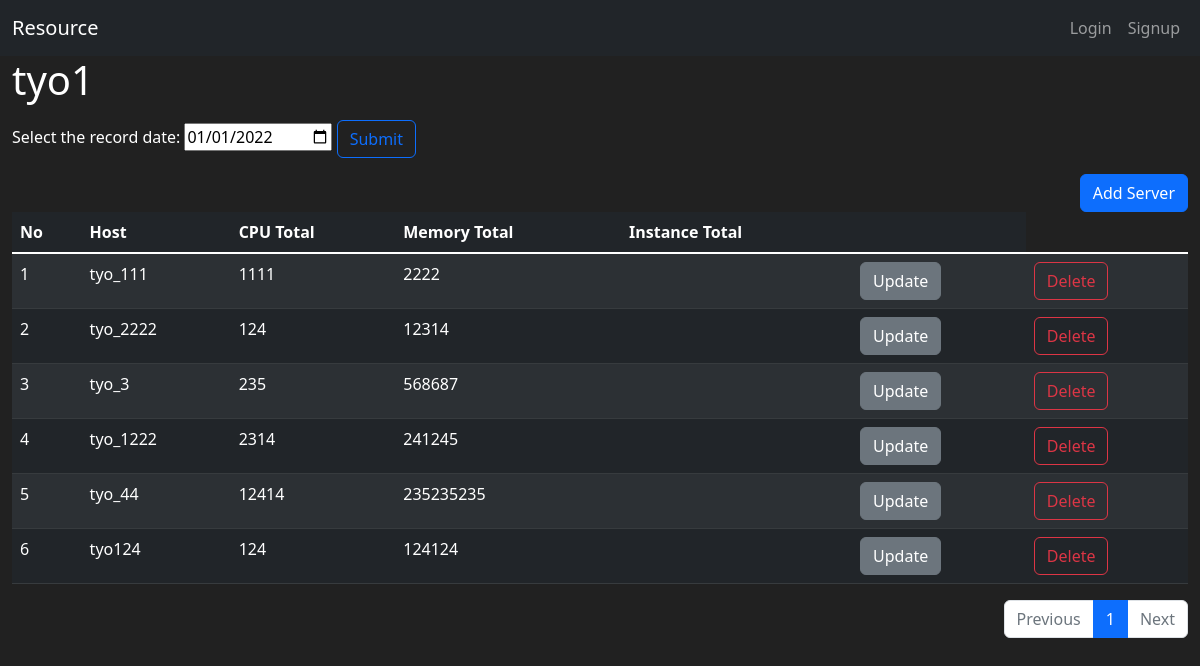
/region/3/, run on the app's committed database.
### resource/models.py (models this page shows, shortened)
class Region(db.Model):
    id = db.Column(db.Integer, primary_key=True)
    name = db.Column(db.String(100), nullable=False, unique=True)

class Server(db.Model):
    id = db.Column(db.Integer, primary_key=True)
    region_id = db.Column(db.Integer(), db.ForeignKey(
        'region.id'))
    region = db.relationship('Region', backref=db.backref(
        'servers', cascade='all, delete-orphan'))
    host = db.Column(db.String(100), nullable=False, unique=True)
    cpu = db.Column(db.Integer(), nullable=False)
    memory = db.Column(db.Integer(), nullable=False)
    storage = db.Column(db.Integer(), nullable=False)

### resource/views/region_views.py (the view)
@bp.route('/<int:region_id>/', methods=["GET"])
def detail(region_id):
    regions = Region.query.all()
    region = Region.query.get_or_404(region_id)
    page = request.args.get('page', type=int, default=1)
    servers = Server.query.filter_by(region_id=region_id)
    servers = servers.paginate(page, per_page=10)
    form = DateForm()
    if form.validate_on_submit():
        record_date = form.date.data
    return render_template('region/region_detail.html', regions=regions, region=region, servers=servers, form=form)

### resource/forms.py
class DateForm(FlaskForm):
    date = DateField('Date', format='%Y%m%d', validators=[DataRequired()])

### resource/views/auth_views.py (called while the page is built)
@bp.before_app_request
def load_logged_in_user():
    user_id = session.get('user_id')
    if user_id is None:
        g.user = None
    else:
        g.user = User.query.get(user_id)

### resource/templates/region/region_detail.html (shortened to what this page needs)
{% extends "base.html" %}
{% block content %}
<div class="container-fluid">
    <h1>{{ region.name }}</h1>
    <form action="{{ url_for('region.usage_detail', region_id=region.id) }}" class="my-3">
        <label for="date">Select the record date:
          <input type="date" id="date" name="date" value="2022-01-01">
          <button type="submit" class="btn btn-outline-primary">Submit</button>
        </label>
    </form>
    <div class="d-grid gap-2 d-md-flex justify-content-md-end">
        <a class="btn btn-primary" href="{{ url_for('server.create', region_id=region.id) }}" role="button">Add Server</a>
    </div>
    <table class="table table-hover table-striped table-dark">
        <thead>
        <tr>
            <th scope="col">No</th>
            <th scope="col">Host</th>
            <th scope="col">CPU Total</th>
            <th scope="col">Memory Total</th>
            <th scope="col">Instance Total</th>
            <th scope="col"></th>
        </tr>
        </thead>
        <tbody class="table-group-divider">
            {% for server in servers.items %}
        <tr>
            <td>{{ ((servers.page-1) * servers.per_page) + loop.index }}</td>
            <td>{{ server.host }}</td>
            <td>{{ server.cpu }}</td>
            <td>{{ server.memory }}</td>
            <td>{{ server.instance }}</td>
            <td>
                <a class="btn btn-secondary" href="{{ url_for('server.update', server_id=server.id) }}" role="button">Update</a>
            </td>
            <td>
                <button class="btn btn-outline-danger" type="button" data-bs-toggle="modal" data-bs-target="#modal_delete_server-{{ server.id }}">Delete</button>
            </td>
        </tr>
        {% endfor %}
        </tbody>
    </table>
    <ul class="pagination justify-content-end">
        {% if servers.has_prev %}
            <li class="page-item">
                <a class="page-link" href="?page={{ servers.prev_num }}">prev</a>
            </li>
        {% else %}
            <li class="page-item disabled">
                <a class="page-link" tabindex="-1" aria-disabled="true" href="javascript:void(0)">Previous</a>
            </li>
        {% endif %}
        {% for page_num in servers.iter_pages() %}
            {% if page_num %}
                {% if page_num != servers.page %}
                    <li class="page-item">
                        <a class="page-link" href="?page={{ page_num }}">{{ page_num }}</a>
                    </li>
                {% else %}
                    <li class="page-item active" aria-current="page">
                        <a class="page-link" href="javascript:void(0)">{{ page_num }}</a>
                    </li>
                {% endif %}
            {% else %}
                <li class="disabled">
                    <a class="page-link" href="javascript:void(0)">...</a>
                </li>
            {% endif %}
        {% endfor %}
        {% if servers.has_next %}
            <li class="page-item">
                <a class="page-link" href="?page={{ servers.next_num }}">Next</a>
            </li>
        {% else %}
            <li class="page-item disabled">
                <a class="page-link" tabindex="-1" aria-disabled="true" href="javascript:void(0)">Next</a>
            </li>
        {% endif %}
    </ul>
</div>
{% endblock %}

### resource/templates/base.html (style rules this page uses)
body { background-color: #212121; color: white }

### data on the page
Region: name "tyo1"
Server: ((servers.page-1)*servers.per_page)+loop.index "1", host "tyo_111", cpu "1111", memory "2222"
Server: page "2", host "tyo_2222", cpu "124", memory "12314"
Server: ((servers.page-1)*servers.per_page)+loop.index "3", host "tyo_3", cpu "235", memory "568687"
Server: page "4", host "tyo_1222", cpu "2314", memory "241245"
Server: page "5", host "tyo_44", cpu "12414", memory "235235235"
Server: page "6", host "tyo124", cpu "124", memory "124124"

### other printed values
{{ page_num }} "1"
